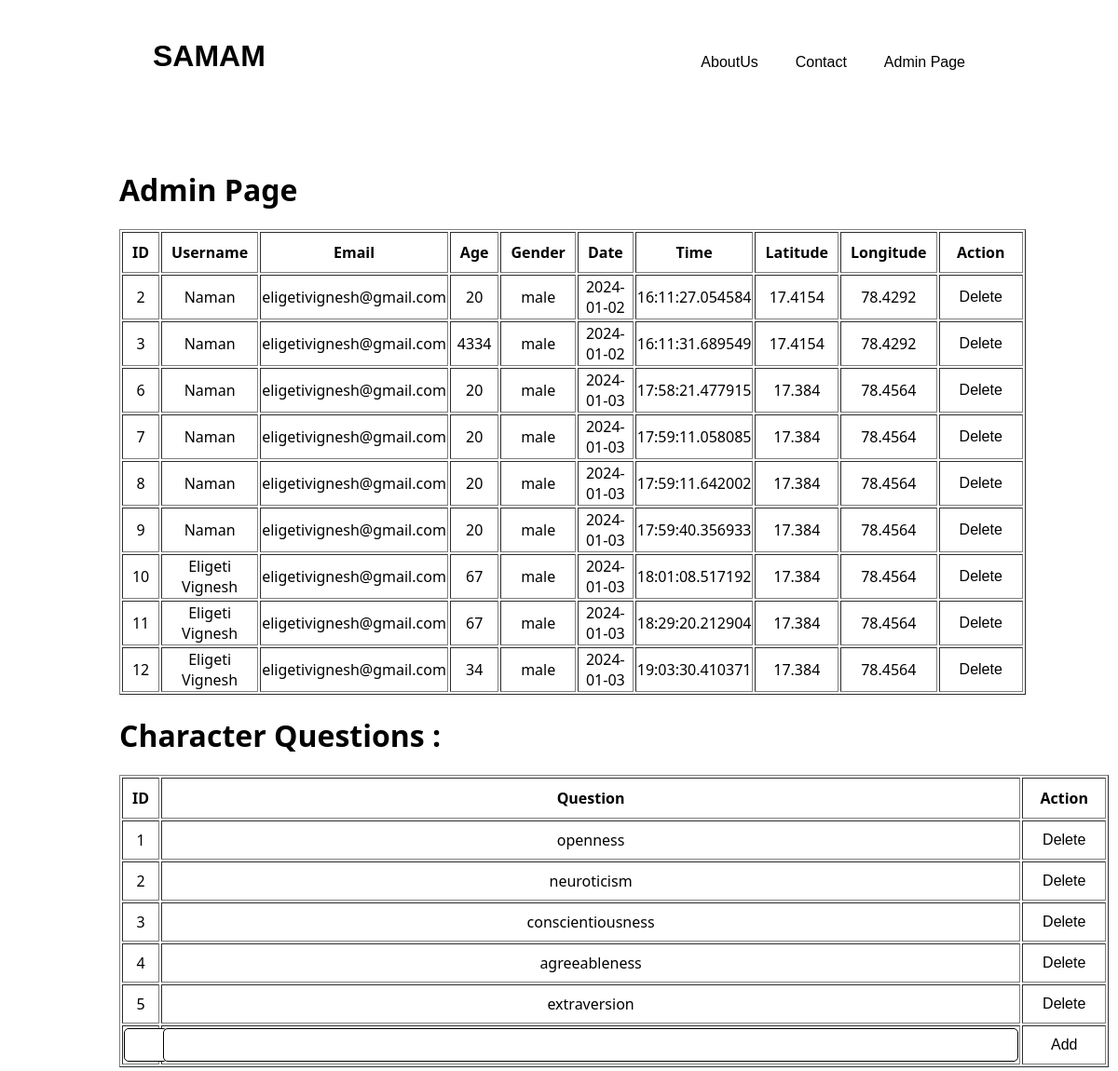
The app's page /adminPage (upper part), older data.
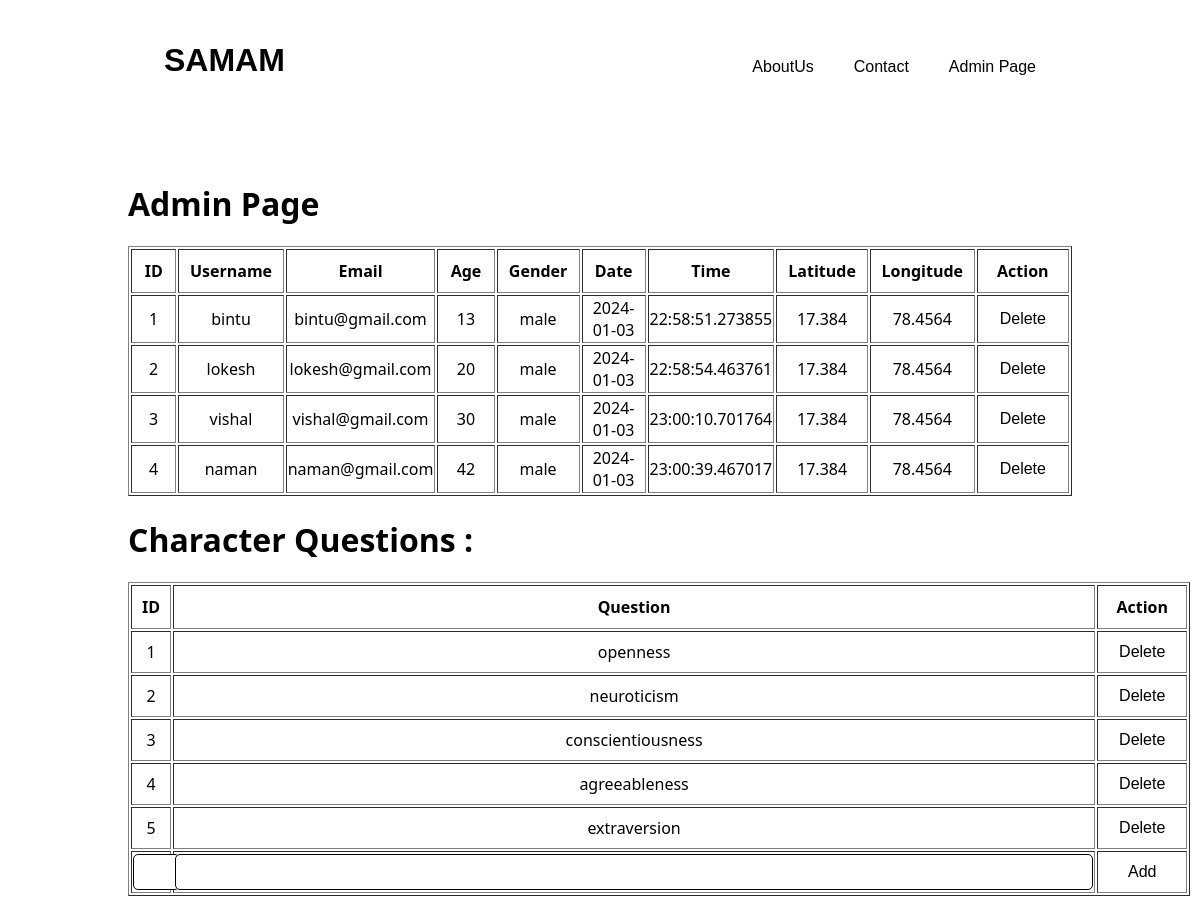
The same page, newer data.
### app.py (models this page shows, shortened)
class UserDetails(db.Model):
    id = db.Column(db.Integer, primary_key=True ,autoincrement=True)
    username = db.Column(db.String(80), unique=False, nullable=False)
    email = db.Column(db.String(120), unique=False, nullable=False)
    age = db.Column(db.Integer, unique=False, nullable=False)
    gender = db.Column(db.String(80), unique=False, nullable=False)
    date = db.Column(db.Date, nullable=False, default=get_current_date)
    time = db.Column(db.Time, nullable=False, default=get_current_time)
    latitude = db.Column(db.Float, unique=False, nullable=False)
    longitude = db.Column(db.Float, unique=False, nullable=True,default=100)

class CharacterQuestions(db.Model):
    id = db.Column(db.Integer, primary_key=True ,autoincrement=True)
    question = db.Column(db.String(1000), unique=True, nullable=False)

### app.py (the view)
@app.route('/adminPage', methods=['GET', 'POST'])
def adminPage():
    CharQuestions = CharacterQuestions.query.all()
    users = UserDetails.query.all()
    DisQuestions = DisorderQuestions.query.all()
    return render_template('./adminPage.html', users=users,CharacterQuestions=CharQuestions,DisorderQuestions=DisQuestions)

### templates/adminPage.html (shortened to what this page needs)
<!DOCTYPE html>
<html>
    <head>
        <link rel="stylesheet" href="../static/questions.css">
    </head>
    <body>
        <div class="container">
            <header>
                <span><a href="/"><button class="name" type="button">SAMAM</button></a></span>
                <div>
                    <nav>
                        <ul>
                            <li><a href="#Skills"><button type="button">AboutUs</button></a></li>
                            <li><a href="#Contact"><button type="button">Contact</button></a></li>
                            <li>
                                <form action="/login_form" method="post">
                                    <button type="submit" value="submit">Admin Page</button>
                                </form>
                            </li>
                        </ul>
                    </nav>
                </div>
            </header>
        </div>
        <h1>Admin Page</h1>
        <table border="1">
            <thead>
                <tr>
                    <th>ID</th>
                    <th>Username</th>
                    <th>Email</th>
                    <th>Age</th>
                    <th>Gender</th>
                    <th>Date</th>
                    <th>Time</th>
                    <th>Latitude</th>
                    <th>Longitude</th>
                    <th>Action</th>
                </tr>
            </thead>
            <tbody>
                {% for user in users %}
                <tr>
                    <td>{{ user.id }}</td>
                    <td>{{ user.username }}</td>
                    <td>{{ user.email }}</td>
                    <td>{{ user.age }}</td>
                    <td>{{ user.gender }}</td>
                    <td>{{ user.date }}</td>
                    <td>{{ user.time }}</td>
                    <td>{{ user.latitude }}</td>
                    <td>{{ user.longitude }}</td>
                    <td>
                        <button type="button" onclick="deleteRow(this, '{{ user.id }}')">Delete</button>
                    </td>
                </tr>
                {% endfor %}
            </tbody>
        </table>
        <h1>Character Questions :</h1>
        <table border="1" id="CharacterQuestionsTable">
            <thead>
                <tr>
                    <th>ID</th>
                    <th>Question</th>
                    <th>Action</th>
                </tr>
            </thead>
            <tbody>
                {% for question in CharacterQuestions %}
                <tr>
                    <td>{{ question.id }}</td>
                    <td>{{ question.question }}</td>
                    <td>
                        <button type="button" onclick="deleteQuestion(this, '{{ question.id }}')">Delete</button>
                    </td>
                </tr>
                {% endfor %}
                <tr id="addQuestionRow">
                    <td><input type="text" id="newQuestionId"></td>
                    <td><input type="text" id="newQuestionText"></td>
                    <td><button type="button" onclick="addNewQuestion()">Add</button></td>
                </tr>
            </tbody>
        </table>
    </body>
</html>

### static/questions.css (style rules this page uses)
body { font-family: 'Segoe UI', Tahoma, Geneva, Verdana, sans-serif; margin: 1rem 8rem 1rem 8rem; }
.container { margin-bottom: 4rem; }
header { display: grid; grid-gap: 2rem; grid-template-columns: 1fr auto; padding: 1rem; }
header ul { display: inline-flex; justify-content: center ; list-style: none; }
.name { font-size: 2rem; font-weight:bolder; color: black; }
button { background-color: white; color: black; padding: 10px 20px; border: none; border-radius: 5px; cursor: pointer; font-size: 16px; transition: background-color 0.3s; }
input { font-size: 1rem; font-weight: lighter; padding: 0.5rem; border-radius: 5px; border: 1px solid black; }

### templates/adminPage.html (style rules this page uses)
th { padding: 10px; width: 100px; }
tr { height: 30px; text-align: center; }
#addQuestionRow #newQuestionText, #addQuestionRow #newDisQuestionText { width: 900px; }
#addQuestionRow #newQuestionId, #addQuestionRow #newDisQuestionId { width: 80%; }

Row changes from the older to the newer data that the page shows:
removed UserDetails: id "6", username "Naman", email "eligetivignesh@gmail.com", age "20", gender "male", date "2024-01-03", time "17:58:21.477915", latitude "17.384", longitude "78.4564"
removed UserDetails: id "7", username "Naman", email "eligetivignesh@gmail.com", age "20", gender "male", date "2024-01-03", time "17:59:11.058085", latitude "17.384", longitude "78.4564"
removed UserDetails: id "8", username "Naman", email "eligetivignesh@gmail.com", age "20", gender "male", date "2024-01-03", time "17:59:11.642002", latitude "17.384", longitude "78.4564"
removed UserDetails: id "9", username "Naman", email "eligetivignesh@gmail.com", age "20", gender "male", date "2024-01-03", time "17:59:40.356933", latitude "17.384", longitude "78.4564"
removed UserDetails: id "10", username "Eligeti Vignesh", email "eligetivignesh@gmail.com", age "67", gender "male", date "2024-01-03", time "18:01:08.517192", latitude "17.384", longitude "78.4564"
removed UserDetails: id "11", username "Eligeti Vignesh", email "eligetivignesh@gmail.com", age "67", gender "male", date "2024-01-03", time "18:29:20.212904", latitude "17.384", longitude "78.4564"
removed UserDetails: id "12", username "Eligeti Vignesh", email "eligetivignesh@gmail.com", age "34", gender "male", date "2024-01-03", time "19:03:30.410371", latitude "17.384", longitude "78.4564"
added UserDetails: id "1", username "bintu", email "bintu@gmail.com", age "13", gender "male", date "2024-01-03", time "22:58:51.273855", latitude "17.384", longitude "78.4564"
changed UserDetails id 2: username "Naman" → "lokesh"; email "eligetivignesh@gmail.com" → "lokesh@gmail.com"; date "2024-01-02" → "2024-01-03"; time "16:11:27.054584" → "22:58:54.463761"; latitude "17.4154" → "17.384"; longitude "78.4292" → "78.4564"
changed UserDetails id 3: username "Naman" → "vishal"; email "eligetivignesh@gmail.com" → "vishal@gmail.com"; age "4334" → "30"; date "2024-01-02" → "2024-01-03"; time "16:11:31.689549" → "23:00:10.701764"; latitude "17.4154" → "17.384"; longitude "78.4292" → "78.4564"
added UserDetails: id "4", username "naman", email "naman@gmail.com", age "42", gender "male", date "2024-01-03", time "23:00:39.467017", latitude "17.384", longitude "78.4564"
